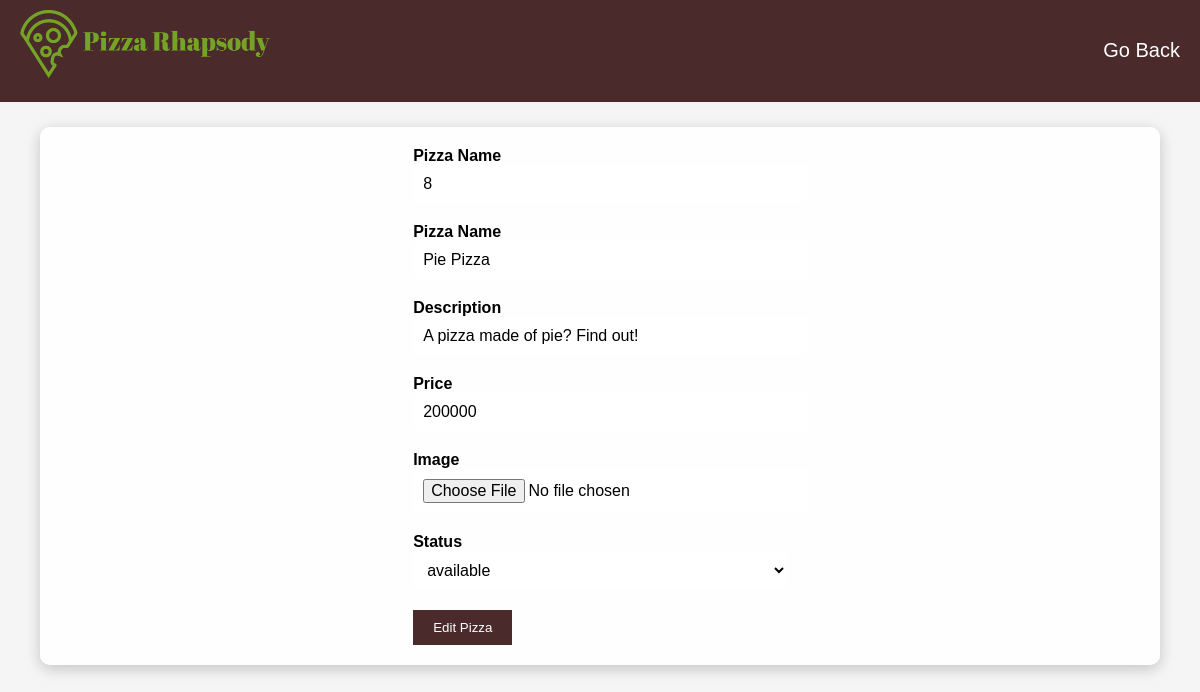
Page /editData.php?idMenu=8 on the committed database.
### tables this page shows
CREATE TABLE `menu` (
  `idMenu` int(11) NOT NULL,
  `nameMenu` varchar(100) NOT NULL,
  `descMenu` varchar(100) NOT NULL,
  `price` int(11) NOT NULL,
  `status` varchar(100) NOT NULL DEFAULT 'unavailable',
  `image` varchar(100) NOT NULL
);

### editData.php (the view, shortened to what this page needs)
<?php
include_once "connection.php";
$id = $_GET['idMenu'];
$getData = mysqli_query($data, "SELECT * FROM Menu WHERE idMenu = $id;");
$rData = mysqli_fetch_array($getData);
?>
<!DOCTYPE html>
<html>
<head>
    <link rel="stylesheet" type="text/css" href="style.css">
</head>
<body>
<header>
        <div class="logo"><img src="./Assets/pizzalogo.png" alt="Pizza Logo"></div>
        <nav>
            <ul>
                <li><a href="adminhome.php">Go Back</a></li>
            </ul>
        </nav>
    </header>
    <div class="adding-menu">
<form action="editMenu.php" method="POST">
            <div class="form-group">
            <label for="nameP">Pizza Name</label>
            <input type="number" name="idP" value="<?php echo $rData['idMenu'] ?>" readonly>
            </div>
            <div class="form-group">
            <label for="nameP">Pizza Name</label>
            <input type="text" name="nameP" value="<?php echo $rData['nameMenu'] ?>" $placeholder="Pizza Name">
            </div>
            <div class="form-group">
            <label for="descP">Description</label>
            <input type="text" name="descP" value="<?php echo $rData['descMenu'] ?>" placeholder="Description">
            </div>
            <div class="form-group">
            <label for="priceP">Price</label>
            <input type="text" name="priceP" value="<?php echo $rData['price'] ?>" placeholder="Price">
            </div>
            <div class="form-group">
            <label for="imageP">Image</label>
            <input type="file" name="imageP" value="<?php echo $rData['image'] ?>" placeholder="Insert an Image here">
            </div>
            <div class="form-group">
            <label for="statusP">Status</label>
                    <select name="statusP" required>
                        <option value="available">available</option>
                    </select>
            </div>
            <button type="submit" name="submit">Edit Pizza</button>
</form>
</div>
</body>
</html>

### style.css (style rules this page uses)
body { font-family: 'Arial', sans-serif; margin: 0; padding: 0; background-color: #f5f5f5; }
.logo img { width: 400px; height: auto; margin-bottom: 20px; }
header { background-color: #4a2a2a; color: white; padding: 10px 20px; display: flex; justify-content: space-between; align-items: center; }
.logo img { width: 250px; height: auto; margin-bottom: 10px; }
nav ul { list-style: none; padding: 0; margin: 0; display: flex; }
nav ul li { margin-left: 20px; font-size: 20px; }
nav ul li a { color: white; text-decoration: none; }
.adding-menu { display: flex; flex-direction: column; align-items: center; background-color: rgba(255, 255, 255, 0.9); border-radius: 10px; box-shadow: 0 4px 15px rgba(0, 0, 0, 0.2); padding: 20px; width: 90%; margin: auto; margin-top: 25px; }
button { background-color: #4a2a2a; color: white; padding: 10px 20px; border: none; cursor: pointer; }
.form-group { margin-bottom: 20px; }
.form-group label { margin-bottom: 5px; font-weight: bold; }
.form-group input, .form-group select { padding: 10px; border: none; border-radius: 5px; font-size: 16px; width: 100%; background-color: #FFFFFF; color: #000000; }

### rows in the picture
menu: idP "8", nameP "Pie Pizza", descP "A pizza made of pie? Find out!", priceP "200000"
